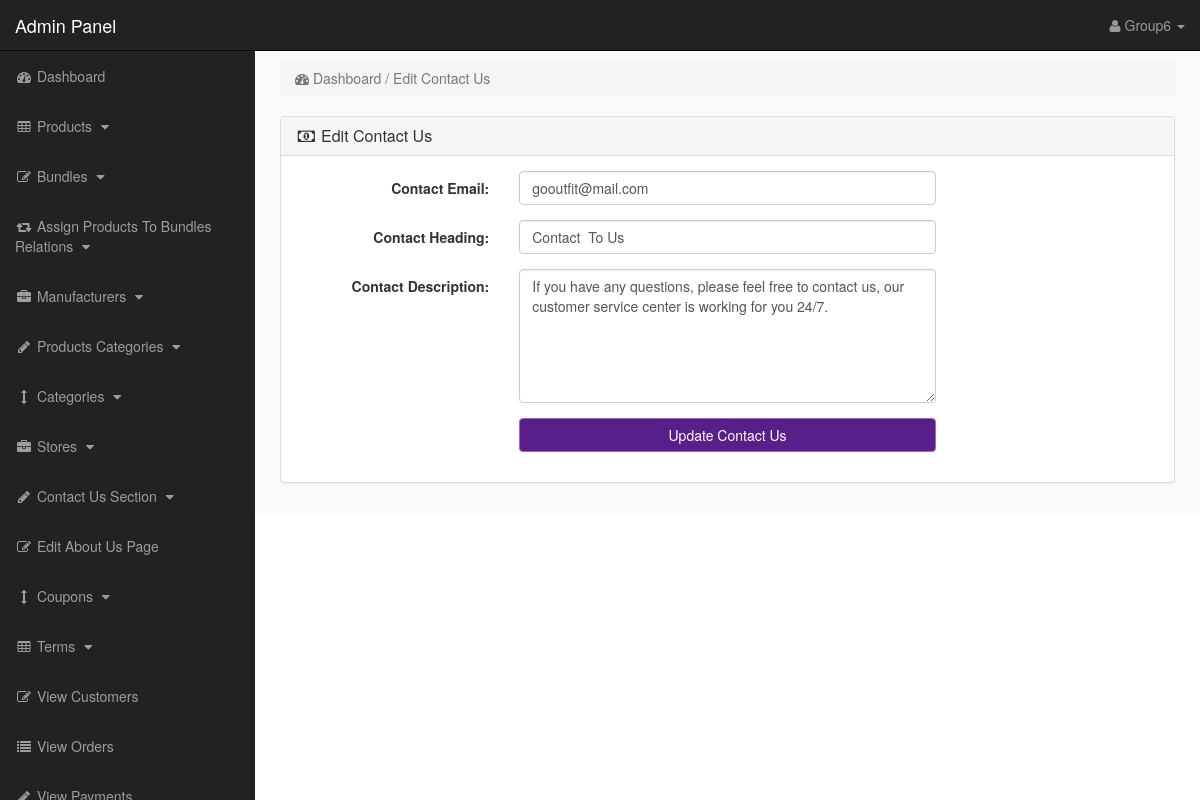
/admin_area/index.php?edit_contact_us (signed in), run on an earlier commit of the app's database.
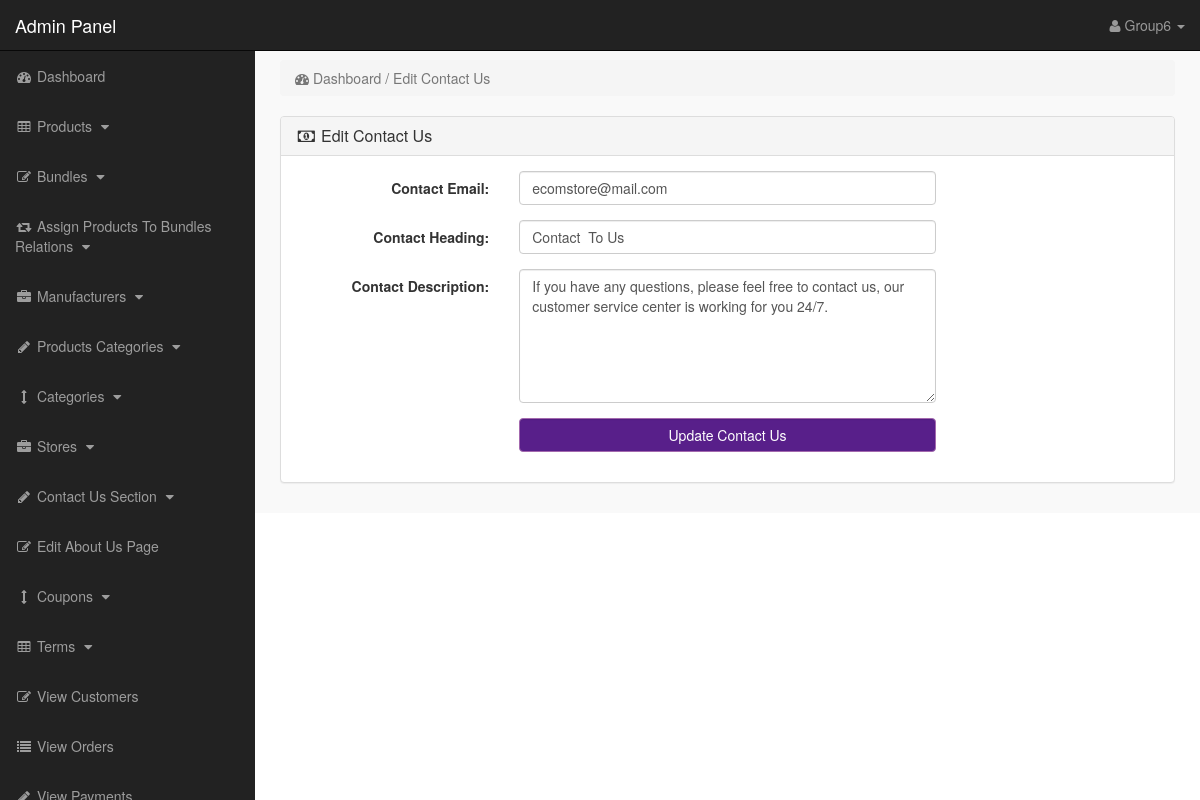
And on a later commit of the database.
### tables this page shows
CREATE TABLE `contact_us` (
  `contact_id` int(10) NOT NULL,
  `contact_email` text NOT NULL,
  `contact_heading` text NOT NULL,
  `contact_desc` text NOT NULL
);

### admin_area/edit_contact_us.php (the view, shortened to what this page needs)
<?php
if(!isset($_SESSION['admin_email'])){
echo "<script>window.open('login.php','_self')</script>";
}
else {
?>
<?php
$get_conatct_us = "select * from contact_us";
$run_contact_us = mysqli_query($con,$get_conatct_us);
$row_contact_us = mysqli_fetch_array($run_contact_us);
$contact_email = $row_contact_us['contact_email'];
$contact_heading = $row_contact_us['contact_heading'];
$contact_desc = $row_contact_us['contact_desc'];
?>
<div class="row" >
<div class="col-lg-12" >
<ol class="breadcrumb">
<li class="active">
<i class="fa fa-dashboard" ></i> Dashboard / Edit Contact Us
</li>
</ol>
</div>
</div>
<div class="row">
<div class="col-lg-12">
<div class="panel panel-default">
<div class="panel-heading">
<h3 class="panel-title">
<i class="fa fa-money fa-fw"></i> Edit Contact Us
</h3>
</div>
<div class="panel-body">
<form class="form-horizontal" action="" method="post">
<div class="form-group">
<label class="col-md-3 control-label"> Contact Email: </label>
<div class="col-md-6">
<input type="text" name="contact_email" class="form-control" value="<?php echo $contact_email; ?>">
</div>
</div>
<div class="form-group">
<label class="col-md-3 control-label"> Contact Heading: </label>
<div class="col-md-6">
<input type="text" name="contact_heading" class="form-control" value="<?php echo $contact_heading; ?>">
</div>
</div>
<div class="form-group">
<label class="col-md-3 control-label"> Contact Description: </label>
<div class="col-md-6">
<textarea name="contact_desc" class="form-control" rows="6" cols="19">
<?php echo $contact_desc; ?>
</textarea>
</div>
</div>
<div class="form-group">
<label class="col-md-3 control-label"> </label>
<div class="col-md-6">
<input type="submit" name="submit" class="btn btn-primary form-control" value=" Update Contact Us ">
</div>
</div>
</form>
</div>
</div>
</div>
</div>
<?php } ?>

What changed in the data, as far as the page shows it:
changed contact_us "Contact To Us": contact_email "gooutfit@mail.com" → "ecomstore@mail.com"
